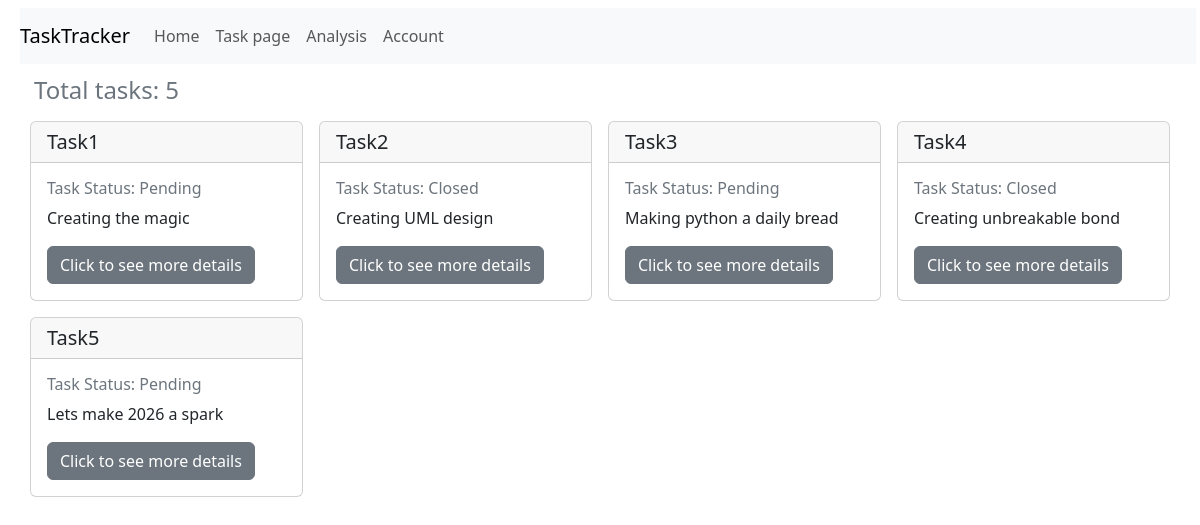
Page /home/ on the earlier database version.
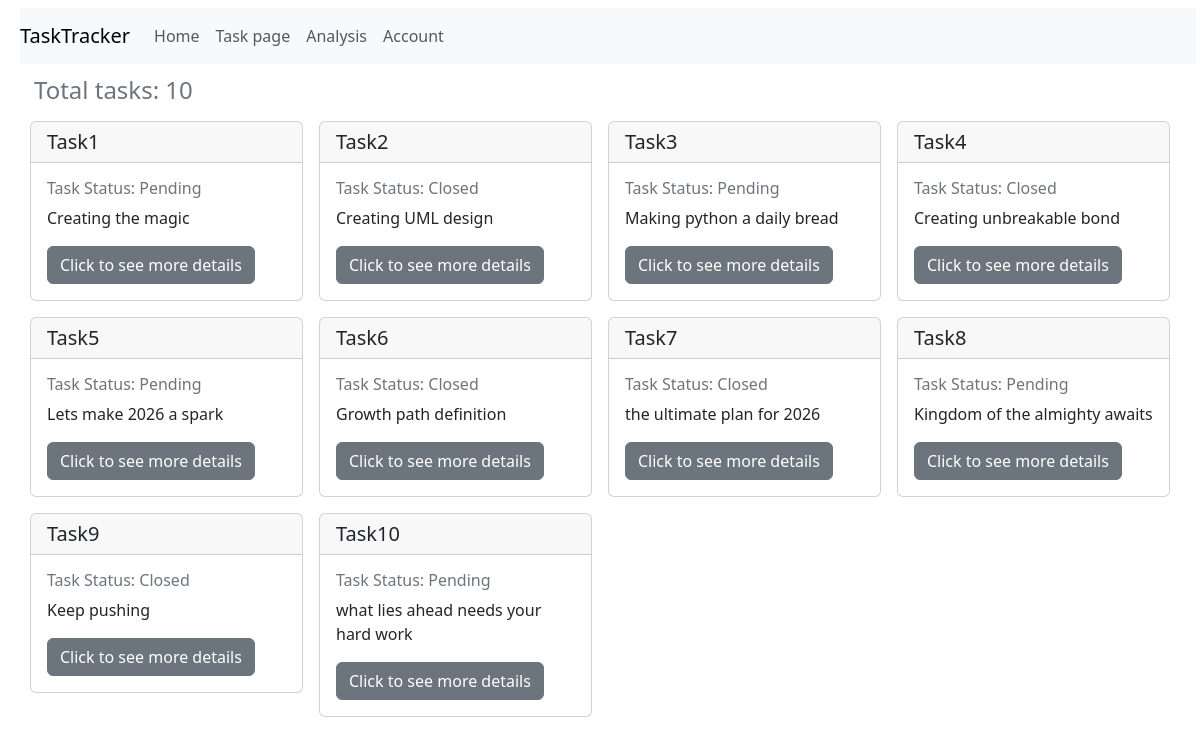
Same page on the later database version.
### tasks/models.py (models this page shows, shortened)
class Task(models.Model):
    status_choices=[
        ('Pending','Pending'),
        ('Closed','Closed')
    ]
    name = models.CharField(max_length=10)
    description=models.TextField(max_length=300)
    created_at =models.DateTimeField(auto_now_add=True)
    task_status=models.CharField(
        choices=status_choices,
        default='Pending'
    )

### tasks/views.py (the view)
# urls.py: path('home/', views.home, name="homepage"),
def home(request):
    alltasks = Task.objects.all()
    total =Task.objects.count()
    alldatacontext={"alltasks":alltasks,
         "total":total
        }
    return render(request, 'tasks/home.html', alldatacontext)

### tasks/templates/tasks/home.html
{% extends "tasks/base.html"%}
{% block content%}
  <div class="row">
<h4 class="text-secondary">Total tasks: {{total}}</h4>
{% for data in alltasks %}
    <div class="col-md-3 p-2">
      <div class="card">
        <h5 class="card-header">{{data.name}}</h5>
        <div class="card-body">
          <h6 class="card-title text-secondary">Task Status: {{data.task_status}}</h6>
          <p class="card-text">
            {{ data.description }}
          </p>
          <a href="{% url 'detailpage' data.id%}" class="btn btn-secondary">Click to see more details</a>
        </div>
      </div>
    </div>
{% endfor %}
    </div>
{% endblock %}

### tasks/templates/tasks/base.html (shortened to what this page needs)
<!doctype html>
<html lang="en">
  <head>
    <link href="https://cdn.jsdelivr.net/npm/bootstrap@5.3.8/dist/css/bootstrap.min.css" rel="stylesheet">
  </head>
  <body>
    <div class="container-fluid m-2">
    {% include "tasks/navbar.html"%}
    </div>
    <div class="container p-1">
    {% block content%}
    {% endblock %}
    </div>
  </body>
</html>

### tasks/templates/tasks/navbar.html (shortened to what this page needs)
<nav class="navbar navbar-expand-lg navbar-light bg-light">
  <a class="navbar-brand" href="#">TaskTracker</a>
  <div class="collapse navbar-collapse" id="navbarNav">
    <ul class="navbar-nav">
      <li class="nav-item active">
        <a class="nav-link" href="{% url 'homepage' %}">Home</a>
      </li>
      <li class="nav-item">
        <a class="nav-link" href="{% url 'taskpage'%}">Task page</a>
      </li>
      <li class="nav-item">
        <a class="nav-link" href="#">Analysis</a>
      </li>
      <li class="nav-item ml-auto">
        <a class="nav-link" href="#">Account</a>
      </li>
    </ul>
  </div>
</nav>

Differences in the rows shown:
added Task: name "Task6", task_status "Closed", description "Growth path definition"
added Task: name "Task7", task_status "Closed", description "the ultimate plan for 2026"
added Task: name "Task8", task_status "Pending", description "Kingdom of the almighty awaits"
added Task: name "Task9", task_status "Closed", description "Keep pushing"
added Task: name "Task10", task_status "Pending", description "what lies ahead needs your hard work"
Other differences:
{{ total }}: "5" → "10"
